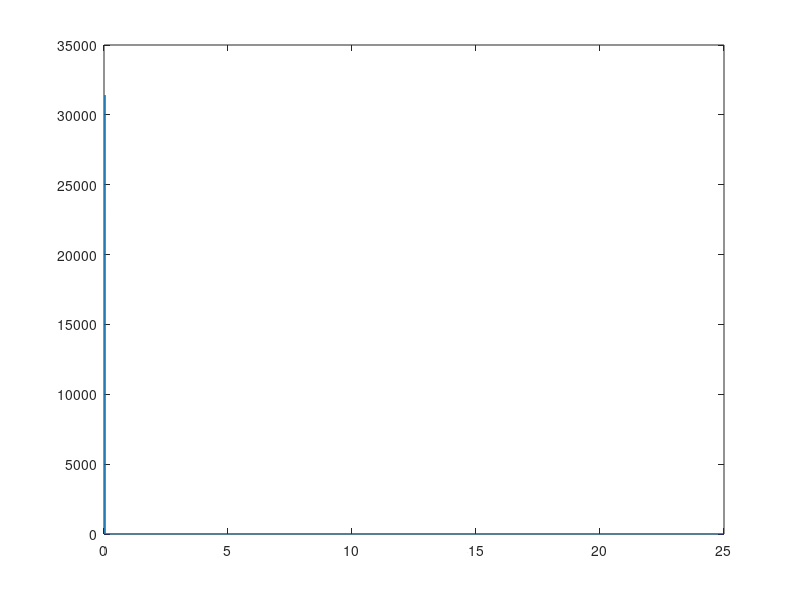
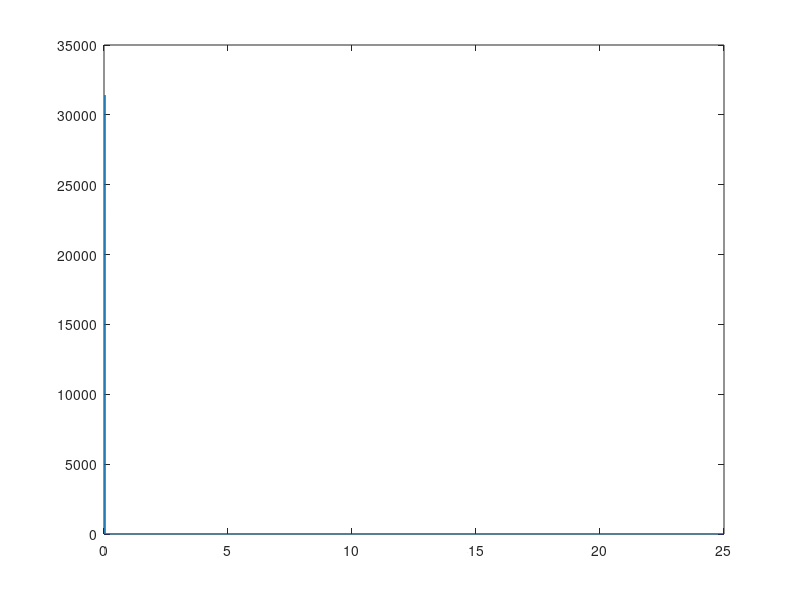

Write the MATLAB code that produced these figures, in order.
clear all;
close all;
clc;
%load trial1.mat
%y=audio(1,:);
t=-pi:0.0001:pi;Fs=50;
y=sin(Fs*t);
Rp=60;Wp=70;Ws=90;Rs=100;
Rp=Rp/Rs;Wp=Wp/Rs;Ws=Ws/Rs;Rs=1;
[N,Wn] = buttord(Wp,Ws,Rp,Rs);
[b,a] = butter(N,Wn);
filtered_y=filter(b,a,y);
figure(1);
y3=abs(fft(y));
plot(Fs*(1:length(y3)/2)/length(y3),y3(1:length(y3)/2));
figure(2);
y2=abs(fft(filtered_y));
plot(Fs*(1:length(y2)/2)/length(y2),y2(1:length(y2)/2));